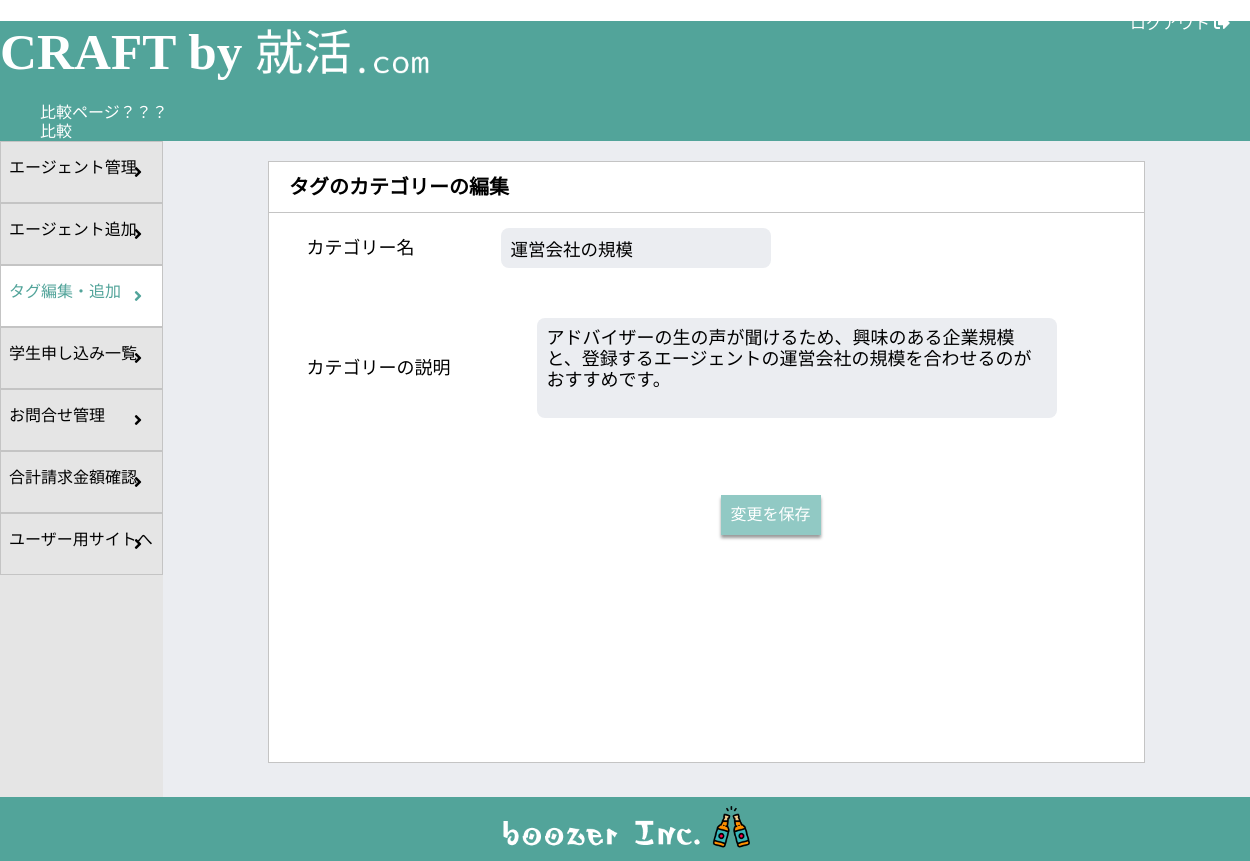
The app's page /craft_admin/edit_tag_category.php?id=1 (signed in) with its own data.
### tables this page shows
CREATE TABLE tag_categories (
    id INT AUTO_INCREMENT NOT NULL PRIMARY KEY,
    tag_category VARCHAR(255) NOT NULL,
    tag_category_desc VARCHAR(255) NOT NULL,
    hide INT NOT NULL
);

### src/craft_admin/edit_tag_category.php (the view, shortened to what this page needs)
<?php
require('../dbconnect.php');
if (isset($_GET['id'])) {
  $mode = "edit";
  $id = $_GET['id'];
  $stmt = $db->query("SELECT * FROM tag_categories WHERE id = '$id'");
  $result = $stmt->fetch();
} else {
  header('Location: warning.php');
}
?>
<!DOCTYPE html>
<html>
<body>
  <?php require('../_header.php'); ?>
  <div class="util_logout">
    <a href="./login/logout.php">
      ログアウト
      <i class="fas fa-sign-out-alt"></i>
    </a>
  </div>
  <div class="util_container">
    <div class="util_sidebar">
      <div class="util_sidebar_button">
        <a class="util_sidebar_link" href="/craft_admin/home.php">エージェント管理</a>
        <i class="fas fa-angle-right"></i>
      </div>
      <div class="util_sidebar_button">
        <a class="util_sidebar_link" href="/craft_admin/add_agent.php">エージェント追加</a>
        <i class="fas fa-angle-right"></i>
      </div>
      <div class="util_sidebar_button util_sidebar_button--selected">
        <a class="util_sidebar_link util_sidebar_link--selected" href="/craft_admin/tag.php">タグ編集・追加</a>
        <i class="fas fa-angle-right"></i>
      </div>
      <div class="util_sidebar_button">
        <a class="util_sidebar_link" href="/craft_admin/students_info.php">学生申し込み一覧</a>
        <i class="fas fa-angle-right"></i>
      </div>
      <div class="util_sidebar_button">
        <a class="util_sidebar_link" href="/craft_admin/contact_management.php">お問合せ管理</a>
        <i class="fas fa-angle-right"></i>
      </div>
      <div class="util_sidebar_button">
        <a class="util_sidebar_link" href="/craft_admin/invoice.php">合計請求金額確認</a>
        <i class="fas fa-angle-right"></i>
      </div>
      <div class="util_sidebar_button">
        <a class="util_sidebar_link" href="/userpage/top.php" target="_blank">ユーザー用サイトへ</a>
        <i class="fas fa-angle-right"></i>
      </div>
    </div>
    <div class="util_content">
      <?php if ($mode == "edit") { ?>
      <div class="util_title">
        <h2 class="util_title--text">
        タグのカテゴリーの編集
        </h2>
      </div>
      <div class="changetag">
        <form action="" method="post" enctype="multipart/form-data">
          <div class="changetag_item">
            <label class="changetag_item--label" for="tag_category">カテゴリー名</label>
            <input class="changetag_item--input" type="text" name="tag_category" value="<?= $result['tag_category'] ?>" required>
          </div>
          <div class="changetag_item">
            <label class="changetag_item--label" for="tag_category_desc">カテゴリーの説明</label>
            <textarea class="changetag_item--textarea" name="tag_category_desc"><?= $result['tag_category_desc'] ?></textarea>
          </div>
          <a href="./tag.php" class="changetag_button--back">戻る</a>
          <div class="changetag_buttons">
            <a href="./tag.php" class="changetag_buttons--edit">編集</a>
            <input type="submit" value="変更を保存" name="submit" class="changetag_buttons--submit">
          </div>
        </form>
      </div>
      <?php } else if ($mode == "add") { ?>
      <div class="util_title">
        <h2 class="util_title--text">
        タグのカテゴリーの追加
        </h2>
      </div>
      <div class="changetag">
        <form action="" method="post" enctype="multipart/form-data">
          <div class="change_item">
            <label class="change_item--label" for="tag_category">カテゴリー名</label>
            <input class="change_item--input" type="text" name="tag_category" required>
          </div>
          <div class="change_item">
            <label class="change_item--label" for="tag_category_desc">カテゴリーの説明</label>
            <textarea class="change_item--textarea" name="tag_category_desc"></textarea>
          </div>
          <div class="changetag_buttons">
            <a href="./tag.php" class="changetag_buttons--edit">編集</a>
            <input type="submit" value="変更を保存" name="submit" class="changetag_buttons--submit">
          </div>
        </form>
      </div>
      <?php } ?>
    </div>
  </div>
  <?php require('../_footer.php'); ?>
</body>
</html>

### records on screen
tag_categories: tag_category "運営会社の規模", tag_category_desc "アドバイザーの生の声が聞けるため、興味のある企業規模と、登録するエージェントの運営会社の規模を合わせるのがおすすめです。"
